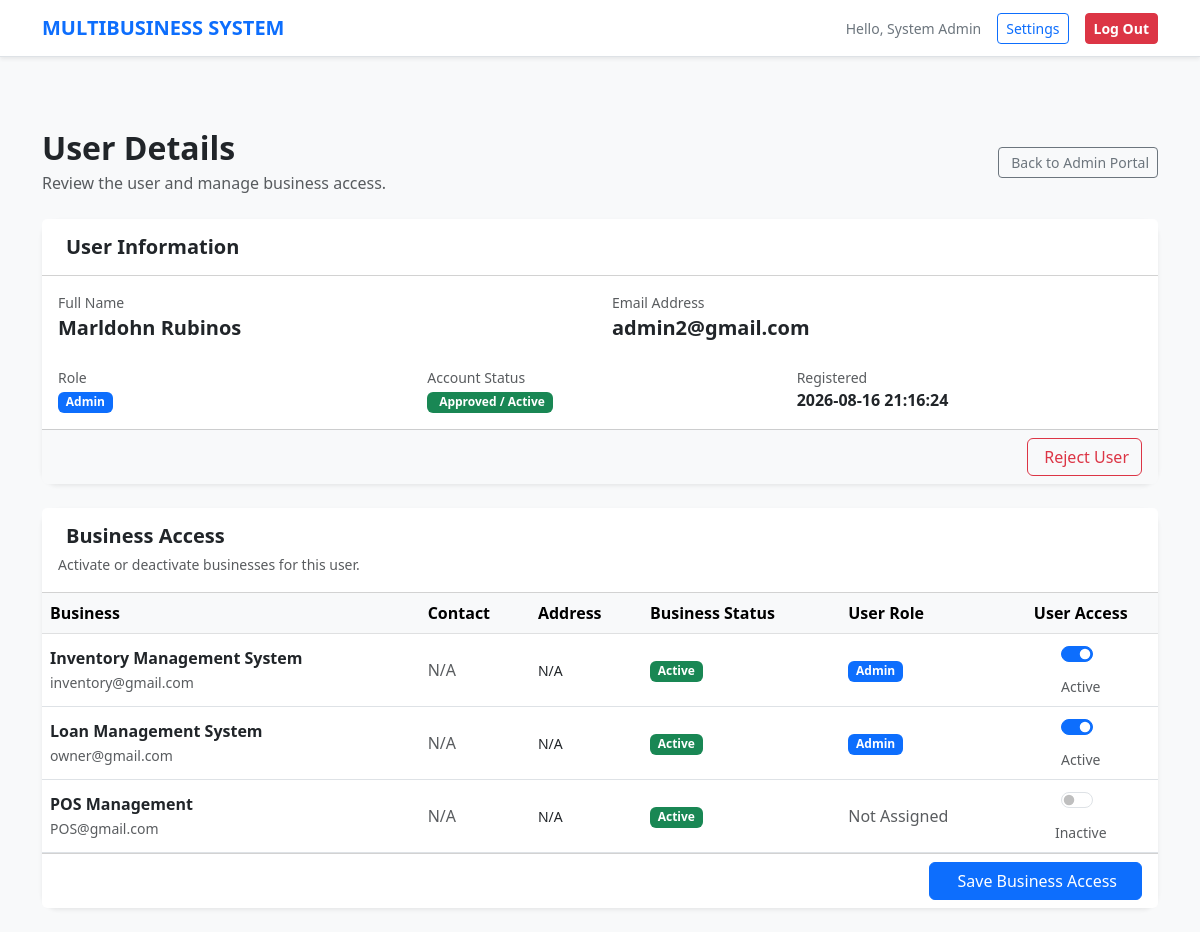
The app's page /public/index.php?page=admin_user_details&id=5 (signed in) with its own data.
### tables this page shows
CREATE TABLE `users` (
  `id` int(11) NOT NULL,
  `name` varchar(150) NOT NULL,
  `email` varchar(150) NOT NULL,
  `password` varchar(255) NOT NULL,
  `role` enum('super_admin','admin','staff') NOT NULL DEFAULT 'staff',
  `status` enum('active','inactive','pending') NOT NULL DEFAULT 'active',
  `created_at` timestamp NOT NULL DEFAULT current_timestamp(),
  `updated_at` timestamp NULL DEFAULT NULL ON UPDATE current_timestamp()
);

CREATE TABLE `businesses` (
  `id` int(11) NOT NULL,
  `name` varchar(150) NOT NULL,
  `email` varchar(150) DEFAULT NULL,
  `phone` varchar(50) DEFAULT NULL,
  `address` text DEFAULT NULL,
  `status` enum('active','inactive') NOT NULL DEFAULT 'active',
  `created_at` timestamp NOT NULL DEFAULT current_timestamp(),
  `updated_at` timestamp NULL DEFAULT NULL ON UPDATE current_timestamp()
);

### resources/admin_user_details.php (the view, shortened to what this page needs)
<?php
$pdo = Database::getConnection();
$targetUserId = (int)($_GET['id'] ?? 0);
$stmt = $pdo->prepare("
    SELECT
        id,
        name,
        email,
        role,
        status,
        created_at,
        updated_at
    FROM users
    WHERE id = ?
    LIMIT 1
");
$stmt->execute([$targetUserId]);
$user = $stmt->fetch(PDO::FETCH_ASSOC);
$stmt = $pdo->query("
    SELECT
        id,
        name,
        email,
        phone,
        address,
        status,
        created_at
    FROM businesses
    ORDER BY name ASC
");
$businesses = $stmt->fetchAll(PDO::FETCH_ASSOC);
$stmt = $pdo->prepare("
    SELECT
        business_id,
        role
    FROM business_users
    WHERE user_id = ?
");
$stmt->execute([$targetUserId]);
$userBusinesses = [];
foreach ($stmt->fetchAll(PDO::FETCH_ASSOC) as $row) {
    $userBusinesses[(int)$row['business_id']] = $row['role'];
}
include __DIR__ . '/partials/header.php';
?>
<div class="container py-4">
    <div class="d-flex justify-content-between align-items-center mb-4">
        <div>
            <h2 class="fw-bold mb-1">
                User Details
            </h2>
            <p class="text-muted mb-0">
                Review the user and manage business access.
            </p>
        </div>
        <a
            href="index.php?page=admin_portal"
            class="btn btn-outline-secondary btn-sm"
        >
            Back to Admin Portal
        </a>
    </div>
    <div class="card shadow-sm border-0 rounded-4 mb-4">
        <div class="card-header bg-white py-3">
            <h5 class="fw-bold mb-0">
                User Information
            </h5>
        </div>
        <div class="card-body">
            <div class="row g-4">
                <div class="col-md-6">
                    <div class="text-muted small">
                        Full Name
                    </div>
                    <div class="fw-bold fs-5">
                        <?= htmlspecialchars($user['name']) ?>
                    </div>
                </div>
                <div class="col-md-6">
                    <div class="text-muted small">
                        Email Address
                    </div>
                    <div class="fw-bold fs-5">
                        <?= htmlspecialchars($user['email']) ?>
                    </div>
                </div>
                <div class="col-md-4">
                    <div class="text-muted small">
                        Role
                    </div>
                    <?php
                    $role = $user['role'] ?? 'staff';
                    $roleClass = 'secondary';
                    if ($role === 'super_admin') {
                        $roleClass = 'danger';
                    } elseif ($role === 'admin') {
                        $roleClass = 'primary';
                    } elseif ($role === 'staff') {
                        $roleClass = 'secondary';
                    }
                    ?>
                    <span class="badge bg-<?= $roleClass ?>">
                        <?= htmlspecialchars(
                            ucwords(str_replace('_', ' ', $role))
                        ) ?>
                    </span>
                </div>
                <div class="col-md-4">
                    <div class="text-muted small">
                        Account Status
                    </div>
                    <?php
                    $userStatus = $user['status'] ?? 'pending';
                    if ($userStatus === 'active'):
                    ?>
                        <span class="badge bg-success">
                            Approved / Active
                        </span>
                    <?php endif; ?>
                </div>
                <div class="col-md-4">
                    <div class="text-muted small">
                        Registered
                    </div>
                    <div class="fw-semibold">
                        <?= htmlspecialchars(
                            $user['created_at']
                        ) ?>
                    </div>
                </div>
            </div>
        </div>
        <div class="card-footer bg-light">
            <div class="d-flex justify-content-end gap-2">
                <?php if ($userStatus === 'active'): ?>
                    <form
                        method="POST"
                        onsubmit="return confirm('Reject this user?');"
                    >
                        <button
                            type="submit"
                            class="btn btn-outline-danger"
                        >
                            Reject User
                        </button>
                    </form>
                <?php endif; ?>
            </div>
        </div>
    </div>
    <div class="card shadow-sm border-0 rounded-4">
        <div class="card-header bg-white py-3">
            <h5 class="fw-bold mb-1">
                Business Access
            </h5>
            <small class="text-muted">
                Activate or deactivate businesses for this user.
            </small>
        </div>
        <form method="POST">
            <?php if (empty($businesses)): ?>
                <div class="p-4 text-center">
                    <i
                        class="bi bi-buildings text-muted"
                        style="font-size:3rem;"
                    ></i>
                    <p class="text-muted mt-3 mb-0">
                        No businesses found.
                    </p>
                </div>
            <?php else: ?>
                <div class="table-responsive">
                    <table class="table table-hover align-middle mb-0">
                        <thead class="table-light">
                            <tr>
                                <th>
                                    Business
                                </th>
                                <th>
                                    Contact
                                </th>
                                <th>
                                    Address
                                </th>
                                <th>
                                    Business Status
                                </th>
                                <th>
                                    User Role
                                </th>
                                <th class="text-center">
                                    User Access
                                </th>
                            </tr>
                        </thead>
                        <tbody>
                            <?php foreach ($businesses as $business): ?>
                                <?php
                                $businessId = (int)$business['id'];
                                $hasAccess = isset(
                                    $userBusinesses[$businessId]
                                );
                                $businessStatus =
                                    $business['status'] ?? 'active';
                                ?>
                                <tr>
                                    <td>
                                        <div class="fw-bold">
                                            <?= htmlspecialchars(
                                                $business['name']
                                            ) ?>
                                        </div>
                                        <?php if (!empty($business['email'])): ?>
                                            <small class="text-muted">
                                                <?= htmlspecialchars(
                                                    $business['email']
                                                ) ?>
                                            </small>
                                        <?php endif; ?>
                                    </td>
                                    <td>
                                        <?php if (!empty($business['phone'])): ?>
                                            <i class="bi bi-telephone me-1"></i>
                                            <?= htmlspecialchars(
                                                $business['phone']
                                            ) ?>
                                        <?php else: ?>
                                            <span class="text-muted">
                                                N/A
                                            </span>
                                        <?php endif; ?>
                                    </td>
                                    <td>
                                        <small>
                                            <?= !empty($business['address'])
                                                ? htmlspecialchars(
                                                    $business['address']
                                                )
                                                : 'N/A'
                                            ?>
                                        </small>
                                    </td>
                                    <td>
                                        <?php if (
                                            $businessStatus === 'active'
                                        ): ?>
                                            <span class="badge bg-success">
                                                Active
                                            </span>
                                        <?php else: ?>
                                            <span class="badge bg-secondary">
                                                Inactive
                                            </span>
                                        <?php endif; ?>
                                    </td>
                                    <td>
                                        <?php if ($hasAccess): ?>
                                            <span class="badge bg-primary">
                                                <?= htmlspecialchars(
                                                    ucwords(
                                                        str_replace(
                                                            '_',
                                                            ' ',
                                                            $userBusinesses[$businessId]
                                                        )
                                                    )
                                                ) ?>
                                            </span>
                                        <?php else: ?>
                                            <span class="text-muted">
                                                Not Assigned
                                            </span>
                                        <?php endif; ?>
                                    </td>
                                    <td class="text-center">
                                        <div class="form-check form-switch d-inline-block">
                                            <input
                                                type="checkbox"
                                                class="form-check-input"
                                                name="business[<?= $businessId ?>][active]"
                                                value="1"
                                                <?= $hasAccess ? 'checked' : '' ?>
                                                <?= $businessStatus !== 'active' ? 'disabled' : '' ?>
                                            >
                                        </div>
                                        <div>
                                            <small class="text-muted">
                                                <?= $hasAccess
                                                    ? 'Active'
                                                    : 'Inactive'
                                                ?>
                                            </small>
                                        </div>
                                    </td>
                                </tr>
                            <?php endforeach; ?>
                        </tbody>
                    </table>
                </div>
                <div class="card-footer bg-white">
                    <div class="d-flex justify-content-end">
                        <button
                            type="submit"
                            class="btn btn-primary px-4"
                        >
                            Save Business Access
                        </button>
                    </div>
                </div>
            <?php endif; ?>
        </form>
    </div>
</div>
<?php include __DIR__ . '/partials/footer.php'; ?>

### records on screen
users: name "Marldohn Rubinos", email "admin2@gmail.com", role "Admin", created_at "2026-08-16 21:16:24"
businesses: name "Inventory Management System", email "inventory@gmail.com", shows "N/A", shows "Active", id "Admin", status "☑"
businesses: name "Loan Management System", email "owner@gmail.com", phone "N/A", address "N/A", shows "Active", id "Admin", status "☑"
businesses: name "POS Management", email "POS@gmail.com", shows "N/A", shows "Active", shows "Not Assigned", shows "Inactive"

### other values on screen
$_SESSION['name'] "System Admin"
